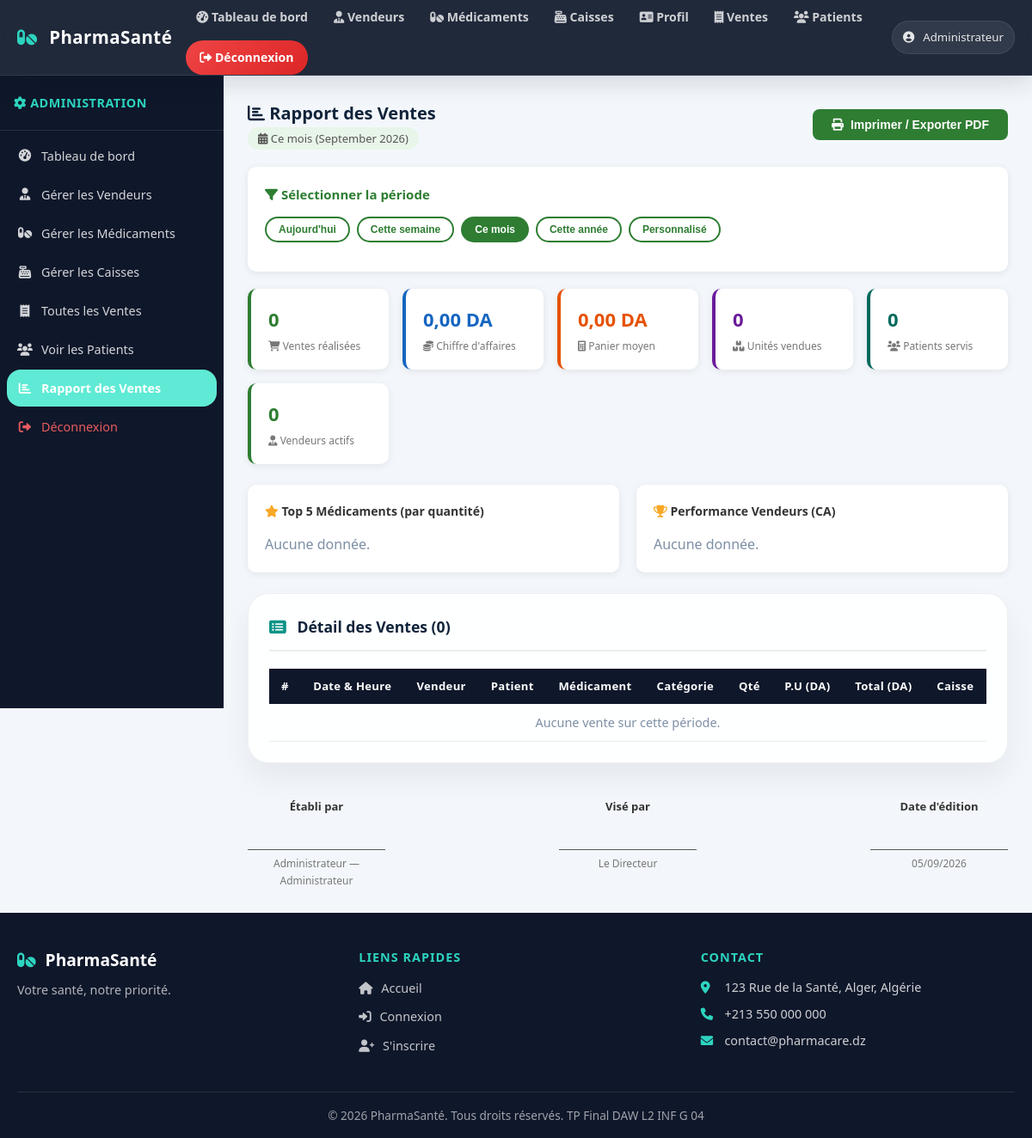
The app's page /rapport_ventes.php (signed in) with its own data.
### tables this page shows
CREATE TABLE `site_profile` (
    `id` TINYINT UNSIGNED NOT NULL,
    `full_name` VARCHAR(150) NOT NULL,
    `phone` VARCHAR(30) NOT NULL,
    `email` VARCHAR(150) NOT NULL,
    `location` VARCHAR(200) NOT NULL,
    `bio` VARCHAR(500) NOT NULL,
    `photo_path` VARCHAR(255) DEFAULT NULL,
    `updated_at` TIMESTAMP DEFAULT CURRENT_TIMESTAMP ON UPDATE CURRENT_TIMESTAMP,
    PRIMARY KEY (`id`)
);

### includes/functions.php (called while the page is built, shortened)
<?php
function h($data) {
    return htmlspecialchars($data, ENT_QUOTES, 'UTF-8');
}
function getSiteProfile($conn) {
    $create = $conn->query("CREATE TABLE IF NOT EXISTS site_profile (
        id TINYINT UNSIGNED NOT NULL PRIMARY KEY,
        full_name VARCHAR(150) NOT NULL,
        phone VARCHAR(30) NOT NULL,
        email VARCHAR(150) NOT NULL,
        location VARCHAR(200) NOT NULL,
        bio VARCHAR(500) NOT NULL,
        photo_path VARCHAR(255) DEFAULT NULL,
        updated_at TIMESTAMP DEFAULT CURRENT_TIMESTAMP ON UPDATE CURRENT_TIMESTAMP
    ) ENGINE=InnoDB DEFAULT CHARSET=utf8mb4 COLLATE=utf8mb4_unicode_ci");
    $result = $conn->query("SELECT * FROM site_profile WHERE id=1");
    if ($result && ($row = $result->fetch_assoc())) {
        return $row;
    }
    $defaults = array(
        'full_name' => 'PharmaSanté',
        'phone' => '+213 550 000 000',
        'email' => 'contact@pharmacare.dz',
        'location' => '123 Rue de la Santé, Alger, Algérie',
        'bio' => 'Votre santé, notre priorité.',
        'photo_path' => null
    );
    return $defaults;
}
?>

### rapport_ventes.php (the view, shortened to what this page needs)
<!DOCTYPE html>
<html lang="fr">
<head>
    <link rel="stylesheet" href="https://cdnjs.cloudflare.com/ajax/libs/font-awesome/6.0.0-beta3/css/all.min.css">
    <link rel="stylesheet" href="style.css">
</head>
<body class="dashboard-page">
<?php
require_once 'config/database.php';
require_once 'includes/functions.php';
include 'header.php';
$period   = trim($_GET['period']   ?? 'month');
$dateFrom = trim($_GET['date_from'] ?? '');
$dateTo   = trim($_GET['date_to']   ?? '');
$today = date('Y-m-d');
if ($period === 'today') {
    $dateFrom = $dateTo = $today;
} elseif ($period === 'week') {
    $dateFrom = date('Y-m-d', strtotime('monday this week'));
    $dateTo   = $today;
} elseif ($period === 'month') {
    $dateFrom = date('Y-m-01');
    $dateTo   = $today;
} elseif ($period === 'year') {
    $dateFrom = date('Y-01-01');
    $dateTo   = $today;
} elseif ($period === 'custom') {
    if (!$dateFrom) $dateFrom = date('Y-m-01');
    if (!$dateTo)   $dateTo   = $today;
} else {
    $period   = 'month';
    $dateFrom = date('Y-m-01');
    $dateTo   = $today;
}
$periodLabels = [
    'today'  => "Aujourd'hui (" . date('d/m/Y') . ")",
    'week'   => 'Cette semaine',
    'month'  => 'Ce mois (' . strftime('%B %Y') . ')',
    'year'   => 'Cette année (' . date('Y') . ')',
    'custom' => 'Personnalisé : ' . date('d/m/Y', strtotime($dateFrom)) . ' → ' . date('d/m/Y', strtotime($dateTo)),
];
$periodLabel = $periodLabels[$period] ?? '';
$stKpi = $conn->prepare("SELECT COUNT(*) AS nb_ventes,
    COALESCE(SUM(prix_total),0) AS chiffre_affaires,
    COALESCE(AVG(prix_total),0) AS panier_moyen,
    COALESCE(SUM(quantite),0)  AS unites_vendues,
    COUNT(DISTINCT patient_id) AS patients_servis,
    COUNT(DISTINCT vendeur_id) AS vendeurs_actifs
    FROM vente WHERE DATE(date_vente) BETWEEN ? AND ?");
$stKpi->bind_param("ss", $dateFrom, $dateTo);
$stKpi->execute();
$kpi = $stKpi->get_result()->fetch_assoc();
$stTopMed = $conn->prepare("SELECT m.nom, SUM(v.quantite) AS qte_totale, SUM(v.prix_total) AS ca_total
    FROM vente v JOIN medicament m ON v.medicament_id = m.id
    WHERE DATE(v.date_vente) BETWEEN ? AND ?
    GROUP BY m.id ORDER BY qte_totale DESC LIMIT 5");
$stTopMed->bind_param("ss", $dateFrom, $dateTo);
$stTopMed->execute();
$topMeds = $stTopMed->get_result()->fetch_all(MYSQLI_ASSOC);
$stTopVend = $conn->prepare("SELECT vd.nom, COUNT(v.id) AS nb, SUM(v.prix_total) AS ca
    FROM vente v JOIN vendeur vd ON v.vendeur_id = vd.id
    WHERE DATE(v.date_vente) BETWEEN ? AND ?
    GROUP BY vd.id ORDER BY ca DESC LIMIT 5");
$stTopVend->bind_param("ss", $dateFrom, $dateTo);
$stTopVend->execute();
$topVend = $stTopVend->get_result()->fetch_all(MYSQLI_ASSOC);
$stDetail = $conn->prepare("SELECT v.date_vente, vd.nom AS vendeur_nom,
    p.prenom AS pprenom, p.nom AS pnom,
    m.nom AS mnom, m.categorie, v.quantite, v.prix_unitaire, v.prix_total, c.nom AS caisse_nom
    FROM vente v
    JOIN vendeur vd ON v.vendeur_id = vd.id
    JOIN patient p  ON v.patient_id = p.id
    JOIN medicament m ON v.medicament_id = m.id
    JOIN caisse c ON v.caisse_id = c.id
    WHERE DATE(v.date_vente) BETWEEN ? AND ?
    ORDER BY v.date_vente DESC");
$stDetail->bind_param("ss", $dateFrom, $dateTo);
$stDetail->execute();
$detail = $stDetail->get_result()->fetch_all(MYSQLI_ASSOC);
$rankColors = ['r1','r2','r3','r4','r5'];
?>
<div class="dashboard-layout">
    <aside class="sidebar no-print">
        <div class="sidebar-header"><i class="fas fa-cog"></i> Administration</div>
        <nav class="sidebar-nav">
            <a href="admin_dashboard.php"><i class="fas fa-tachometer-alt"></i> Tableau de bord</a>
            <a href="gestion_vendeur.php"><i class="fas fa-user-tie"></i> Gérer les Vendeurs</a>
            <a href="gestion_medicament.php"><i class="fas fa-pills"></i> Gérer les Médicaments</a>
            <a href="gestion_caisse.php"><i class="fas fa-cash-register"></i> Gérer les Caisses</a>
            <a href="liste_vente.php"><i class="fas fa-receipt"></i> Toutes les Ventes</a>
            <a href="admin_patients.php"><i class="fas fa-users"></i> Voir les Patients</a>
            <a href="rapport_ventes.php" class="active"><i class="fas fa-chart-bar"></i> Rapport des Ventes</a>
            <a href="logout.php" class="sidebar-logout"><i class="fas fa-sign-out-alt"></i> Déconnexion</a>
        </nav>
    </aside>
    <main class="dashboard-main">
        <div class="rapport-title-row no-print">
            <div>
                <h1><i class="fas fa-chart-bar"></i> Rapport des Ventes</h1>
                <span class="period-label"><i class="fas fa-calendar-alt"></i> <?php echo $periodLabel; ?></span>
            </div>
            <button class="btn-print" onclick="window.print()">
                <i class="fas fa-print"></i> Imprimer / Exporter PDF
            </button>
        </div>
        <div class="filter-card no-print">
            <h3><i class="fas fa-filter"></i> Sélectionner la période</h3>
            <div class="period-btns">
                <?php foreach (['today'=>"Aujourd'hui",'week'=>'Cette semaine','month'=>'Ce mois','year'=>'Cette année','custom'=>'Personnalisé'] as $k => $lbl): ?>
                <button class="period-btn <?php echo $period===$k?'active':''; ?>"
                    onclick="setPeriod('<?php echo $k; ?>')"><?php echo $lbl; ?></button>
                <?php endforeach; ?>
            </div>
        </div>
        <div class="rapport-stats">
            <div class="rstat">
                <div class="rstat-val"><?php echo number_format($kpi['nb_ventes']); ?></div>
                <div class="rstat-lbl"><i class="fas fa-shopping-cart"></i> Ventes réalisées</div>
            </div>
            <div class="rstat blue">
                <div class="rstat-val"><?php echo number_format($kpi['chiffre_affaires'], 2, ',', ' '); ?> DA</div>
                <div class="rstat-lbl"><i class="fas fa-coins"></i> Chiffre d'affaires</div>
            </div>
            <div class="rstat orange">
                <div class="rstat-val"><?php echo number_format($kpi['panier_moyen'], 2, ',', ' '); ?> DA</div>
                <div class="rstat-lbl"><i class="fas fa-calculator"></i> Panier moyen</div>
            </div>
            <div class="rstat purple">
                <div class="rstat-val"><?php echo number_format($kpi['unites_vendues']); ?></div>
                <div class="rstat-lbl"><i class="fas fa-boxes"></i> Unités vendues</div>
            </div>
            <div class="rstat teal">
                <div class="rstat-val"><?php echo number_format($kpi['patients_servis']); ?></div>
                <div class="rstat-lbl"><i class="fas fa-users"></i> Patients servis</div>
            </div>
            <div class="rstat">
                <div class="rstat-val"><?php echo number_format($kpi['vendeurs_actifs']); ?></div>
                <div class="rstat-lbl"><i class="fas fa-user-tie"></i> Vendeurs actifs</div>
            </div>
        </div>
        <div class="top-grid">
            <div class="top-card">
                <h3><i class="fas fa-star" style="color:#f9a825"></i> Top 5 Médicaments (par quantité)</h3>
                <?php if (empty($topMeds)): ?>
                <p class="text-muted">Aucune donnée.</p>
                <?php else: foreach ($topMeds as $i => $m): ?>
                <div class="top-item">
                    <div class="top-rank <?php echo $rankColors[$i] ?? ''; ?>"><?php echo $i+1; ?></div>
                    <div class="top-name"><?php echo h($m['nom']); ?></div>
                    <div class="top-val"><?php echo $m['qte_totale']; ?> unités</div>
                </div>
                <?php endforeach; endif; ?>
            </div>
            <div class="top-card">
                <h3><i class="fas fa-trophy" style="color:#f9a825"></i> Performance Vendeurs (CA)</h3>
                <?php if (empty($topVend)): ?>
                <p class="text-muted">Aucune donnée.</p>
                <?php else: foreach ($topVend as $i => $vd): ?>
                <div class="top-item">
                    <div class="top-rank <?php echo $rankColors[$i] ?? ''; ?>"><?php echo $i+1; ?></div>
                    <div class="top-name"><?php echo h($vd['nom']); ?> <span style="font-size:11px;color:#999">(<?php echo $vd['nb']; ?> ventes)</span></div>
                    <div class="top-val"><?php echo number_format($vd['ca'], 0, ',', ' '); ?> DA</div>
                </div>
                <?php endforeach; endif; ?>
            </div>
        </div>
        <div class="section-card">
            <div class="section-card-header">
                <h2><i class="fas fa-list-alt"></i> Détail des Ventes (<?php echo count($detail); ?>)</h2>
            </div>
            <div class="table-responsive">
                <table class="data-table">
                    <thead>
                        <tr>
                            <th>#</th>
                            <th>Date &amp; Heure</th>
                            <th>Vendeur</th>
                            <th>Patient</th>
                            <th>Médicament</th>
                            <th>Catégorie</th>
                            <th>Qté</th>
                            <th>P.U (DA)</th>
                            <th>Total (DA)</th>
                            <th>Caisse</th>
                        </tr>
                    </thead>
                    <tbody>
                    <?php if (empty($detail)): ?>
                        <tr><td colspan="10" class="text-center text-muted">Aucune vente sur cette période.</td></tr>
                    <?php else: foreach ($detail as $i => $s): ?>
                        <tr>
                            <td><?php echo $i+1; ?></td>
                            <td><?php echo formatDate($s['date_vente']); ?></td>
                            <td><?php echo h($s['vendeur_nom']); ?></td>
                            <td><?php echo h($s['pprenom'] . ' ' . $s['pnom']); ?></td>
                            <td><?php echo h($s['mnom']); ?></td>
                            <td><?php echo h($s['categorie']); ?></td>
                            <td><?php echo $s['quantite']; ?></td>
                            <td><?php echo number_format($s['prix_unitaire'], 2, ',', ' '); ?></td>
                            <td><strong><?php echo number_format($s['prix_total'], 2, ',', ' '); ?></strong></td>
                            <td><?php echo h($s['caisse_nom']); ?></td>
                        </tr>
                    <?php endforeach; endif; ?>
                    </tbody>
                </table>
            </div>
        </div>
        <div class="signature-block">
            <div class="sig-box">
                <div class="sig-title">Établi par</div>
                <div class="sig-line"><?php echo h($_SESSION['user_name']); ?> — Administrateur</div>
            </div>
            <div class="sig-box">
                <div class="sig-title">Visé par</div>
                <div class="sig-line">Le Directeur</div>
            </div>
            <div class="sig-box">
                <div class="sig-title">Date d'édition</div>
                <div class="sig-line"><?php echo date('d/m/Y'); ?></div>
            </div>
        </div>
    </main>
</div>
<?php include 'footer.php'; ?>
</body>
</html>

### footer.php (shortened to what this page needs)
<?php $siteProfile = getSiteProfile($conn); ?>
<footer class="site-footer">
    <div class="footer-inner">
        <div class="footer-brand">
            <h3><i class="fas fa-pills"></i> <?php echo h($siteProfile['full_name']); ?></h3>
            <p><?php echo h($siteProfile['bio']); ?></p>
        </div>
        <div class="footer-links">
            <h4>Liens rapides</h4>
            <ul>
                <li><a href="index.php"><i class="fas fa-home"></i> Accueil</a></li>
                <li><a href="login.php"><i class="fas fa-sign-in-alt"></i> Connexion</a></li>
                <li><a href="register_patient.php"><i class="fas fa-user-plus"></i> S'inscrire</a></li>
            </ul>
        </div>
        <div class="footer-contact">
            <h4>Contact</h4>
            <p><i class="fas fa-map-marker-alt"></i> <?php echo h($siteProfile['location']); ?></p>
            <p><i class="fas fa-phone"></i> <?php echo h($siteProfile['phone']); ?></p>
            <p><i class="fas fa-envelope"></i> <?php echo h($siteProfile['email']); ?></p>
        </div>
    </div>
    <div class="footer-bottom">
        <p>&copy; 2026 PharmaSanté. Tous droits réservés. TP Final DAW L2 INF G 04</p>
    </div>
</footer>

### records on screen
site_profile: full_name "PharmaSanté", bio "Votre santé, notre priorité.", location "123 Rue de la Santé, Alger, Algérie", phone "+213 550 000 000", email "contact@pharmacare.dz"

### other values on screen
$userName "Administrateur"
$periodLabel "Ce mois (September 2026)"
$lbl "Aujourd'hui"
$lbl "Cette semaine"
$lbl "Ce mois"
$lbl "Cette année"
$lbl "Personnalisé"
$kpi['nb_ventes'] "0"
$kpi['chiffre_affaires'] "0,00"
$kpi['panier_moyen'] "0,00"
$kpi['unites_vendues'] "0"
$kpi['patients_servis'] "0"
$kpi['vendeurs_actifs'] "0"
count($detail) "0"
$_SESSION['user_name'] "Administrateur"
